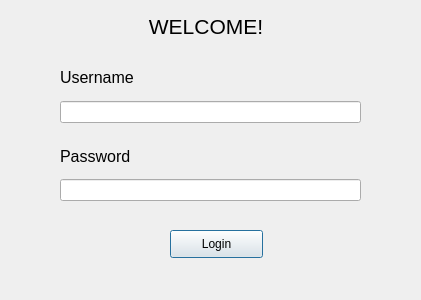
<?xml version="1.0" encoding="UTF-8"?>
<ui version="4.0">
 <class>Dialog</class>
 <widget class="QDialog" name="Dialog">
  <property name="geometry">
   <rect>
    <x>0</x>
    <y>0</y>
    <width>421</width>
    <height>300</height>
   </rect>
  </property>
  <property name="windowTitle">
   <string>Dialog</string>
  </property>
  <widget class="QLabel" name="welcomeLabel">
   <property name="geometry">
    <rect>
     <x>140</x>
     <y>10</y>
     <width>132</width>
     <height>33</height>
    </rect>
   </property>
   <property name="sizePolicy">
    <sizepolicy hsizetype="Fixed" vsizetype="Preferred">
     <horstretch>0</horstretch>
     <verstretch>0</verstretch>
    </sizepolicy>
   </property>
   <property name="font">
    <font>
     <pointsize>16</pointsize>
    </font>
   </property>
   <property name="layoutDirection">
    <enum>Qt::LeftToRight</enum>
   </property>
   <property name="text">
    <string>WELCOME!</string>
   </property>
   <property name="textFormat">
    <enum>Qt::AutoText</enum>
   </property>
   <property name="alignment">
    <set>Qt::AlignCenter</set>
   </property>
  </widget>
  <widget class="QPushButton" name="pushButton">
   <property name="geometry">
    <rect>
     <x>170</x>
     <y>230</y>
     <width>93</width>
     <height>28</height>
    </rect>
   </property>
   <property name="text">
    <string>Login</string>
   </property>
   <property name="autoDefault">
    <bool>false</bool>
   </property>
   <property name="default">
    <bool>true</bool>
   </property>
  </widget>
  <widget class="QWidget" name="layoutWidget">
   <property name="geometry">
    <rect>
     <x>60</x>
     <y>60</y>
     <width>301</width>
     <height>141</height>
    </rect>
   </property>
   <layout class="QVBoxLayout" name="verticalLayout_2">
    <item>
     <layout class="QVBoxLayout" name="verticalLayout">
      <item>
       <widget class="QLabel" name="label">
        <property name="font">
         <font>
          <pointsize>12</pointsize>
         </font>
        </property>
        <property name="text">
         <string>Username</string>
        </property>
       </widget>
      </item>
      <item>
       <widget class="QLineEdit" name="lineEdit"/>
      </item>
      <item>
       <spacer name="verticalSpacer_2">
        <property name="orientation">
         <enum>Qt::Vertical</enum>
        </property>
        <property name="sizeType">
         <enum>QSizePolicy::Fixed</enum>
        </property>
        <property name="sizeHint" stdset="0">
         <size>
          <width>20</width>
          <height>10</height>
         </size>
        </property>
       </spacer>
      </item>
      <item>
       <widget class="QLabel" name="label_2">
        <property name="font">
         <font>
          <pointsize>12</pointsize>
         </font>
        </property>
        <property name="text">
         <string>Password</string>
        </property>
       </widget>
      </item>
      <item>
       <widget class="QLineEdit" name="lineEdit_2"/>
      </item>
     </layout>
    </item>
   </layout>
  </widget>
 </widget>
 <resources/>
 <connections/>
</ui>
